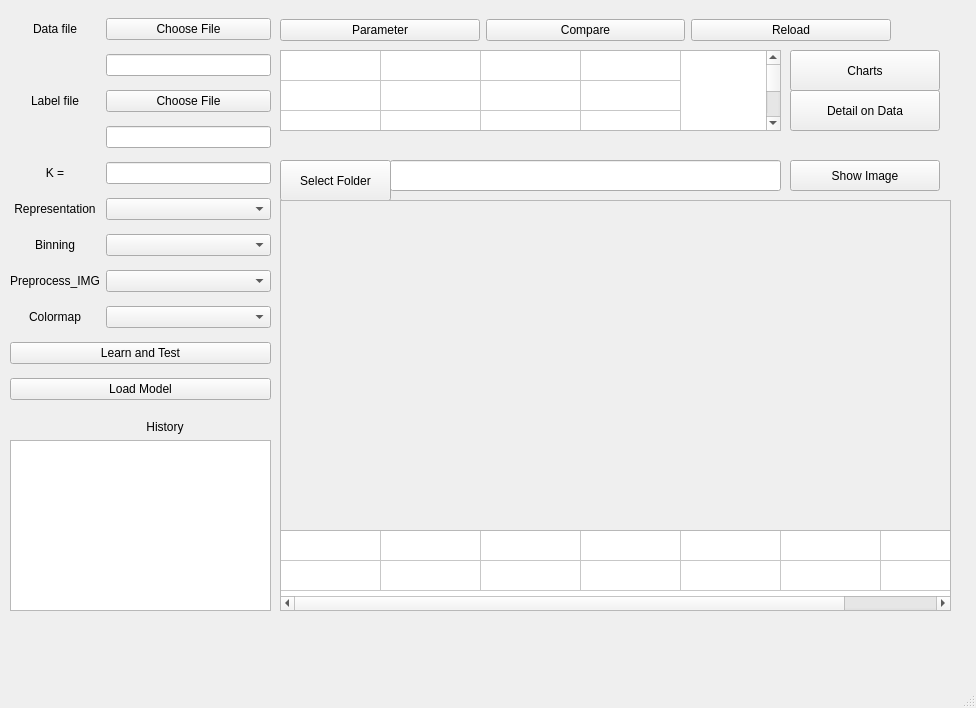
<?xml version="1.0" encoding="UTF-8"?>
<ui version="4.0">
 <class>MainWindow</class>
 <widget class="QMainWindow" name="MainWindow">
  <property name="geometry">
   <rect>
    <x>0</x>
    <y>0</y>
    <width>976</width>
    <height>708</height>
   </rect>
  </property>
  <property name="windowTitle">
   <string>Visualization Approach and Deep learning for Multi-dimensionality Data</string>
  </property>
  <widget class="QWidget" name="centralwidget">
   <widget class="QWidget" name="gridLayoutWidget">
    <property name="geometry">
     <rect>
      <x>10</x>
      <y>10</y>
      <width>261</width>
      <height>401</height>
     </rect>
    </property>
    <layout class="QGridLayout" name="gridLayout">
     <item row="4" column="0">
      <widget class="QLabel" name="label">
       <property name="text">
        <string>Label file</string>
       </property>
       <property name="alignment">
        <set>Qt::AlignCenter</set>
       </property>
      </widget>
     </item>
     <item row="7" column="0">
      <widget class="QLabel" name="label_3">
       <property name="text">
        <string>K =</string>
       </property>
       <property name="alignment">
        <set>Qt::AlignCenter</set>
       </property>
      </widget>
     </item>
     <item row="0" column="0">
      <widget class="QLabel" name="label_2">
       <property name="text">
        <string>Data file</string>
       </property>
       <property name="alignment">
        <set>Qt::AlignCenter</set>
       </property>
      </widget>
     </item>
     <item row="0" column="1">
      <widget class="QPushButton" name="pBtChooseFile1">
       <property name="text">
        <string>Choose File</string>
       </property>
      </widget>
     </item>
     <item row="8" column="0">
      <widget class="QLabel" name="label_4">
       <property name="text">
        <string>Representation</string>
       </property>
       <property name="alignment">
        <set>Qt::AlignCenter</set>
       </property>
      </widget>
     </item>
     <item row="11" column="0">
      <widget class="QLabel" name="label_7">
       <property name="text">
        <string>Colormap</string>
       </property>
       <property name="alignment">
        <set>Qt::AlignCenter</set>
       </property>
      </widget>
     </item>
     <item row="2" column="1">
      <widget class="QLineEdit" name="lineFile1"/>
     </item>
     <item row="10" column="0">
      <widget class="QLabel" name="label_6">
       <property name="text">
        <string>Preprocess_IMG</string>
       </property>
       <property name="alignment">
        <set>Qt::AlignCenter</set>
       </property>
      </widget>
     </item>
     <item row="9" column="0">
      <widget class="QLabel" name="label_5">
       <property name="text">
        <string>Binning</string>
       </property>
       <property name="alignment">
        <set>Qt::AlignCenter</set>
       </property>
      </widget>
     </item>
     <item row="7" column="1">
      <widget class="QLineEdit" name="lineK"/>
     </item>
     <item row="6" column="1">
      <widget class="QLineEdit" name="lineFile2"/>
     </item>
     <item row="4" column="1">
      <widget class="QPushButton" name="pBtChooseFile2">
       <property name="text">
        <string>Choose File</string>
       </property>
      </widget>
     </item>
     <item row="8" column="1">
      <widget class="QComboBox" name="cbEMB">
       <item>
        <property name="text">
         <string/>
        </property>
       </item>
       <item>
        <property name="text">
         <string>fills</string>
        </property>
       </item>
       <item>
        <property name="text">
         <string>isomap</string>
        </property>
       </item>
        <item>
        <property name="text">
         <string>pca</string>
        </property>
       </item>
               <item>
        <property name="text">
         <string>mds</string>
        </property>
       </item>
       <item>
        <property name="text">
         <string>se</string>
        </property>
       </item>
       <item>
        <property name="text">
         <string>tsne</string>
        </property>
       </item>
       <item>
        <property name="text">
         <string>minisom</string>
        </property>
       </item>
      </widget>
     </item>
     <item row="9" column="1">
      <widget class="QComboBox" name="cbBin">
       <item>
        <property name="text">
         <string/>
        </property>
       </item>
       <item>
        <property name="text">
         <string>spb</string>
        </property>
       </item>
       <item>
        <property name="text">
         <string>eqw</string>
        </property>
       </item>
       <item>
        <property name="text">
         <string>pr</string>
        </property>
       </item>
       <item>
        <property name="text">
         <string>eqf</string>
        </property>
       </item>
      </widget>
     </item>
     <item row="10" column="1">
      <widget class="QComboBox" name="cbPreIMG">
       <item>
        <property name="text">
         <string/>
        </property>
       </item>
       <item>
        <property name="text">
         <string>none</string>
        </property>
       </item>
       <item>
        <property name="text">
         <string>resnet50</string>
        </property>
       </item>
       <item>
        <property name="text">
         <string>vgg16</string>
        </property>
       </item>
       <item>
        <property name="text">
         <string>vgg19</string>
        </property>
       </item>

      </widget>
     </item>
     <item row="11" column="1">
      <widget class="QComboBox" name="cbColormap">
       <item>
        <property name="text">
         <string/>
        </property>
       </item>
       <item>
        <property name="text">
         <string>rainbow</string>
        </property>
       </item>
       <item>
        <property name="text">
         <string>nipy_spectral</string>
        </property>
       </item>
       <item>
        <property name="text">
         <string>jet</string>
        </property>
       </item>
       <item>
        <property name="text">
         <string>Paired</string>
        </property>
       </item>
       <item>
        <property name="text">
         <string>Reds</string>
        </property>
       </item>
       <item>
        <property name="text">
         <string>YlGnBu</string>
        </property>
       </item>
       <item>
        <property name="text">
         <string>gray</string>
        </property>
       </item>
       <item>
        <property name="text">
         <string>custom</string>
        </property>
       </item>
      </widget>
     </item>
     <item row="12" column="0" colspan="2">
      <widget class="QPushButton" name="pBtRun">
       <property name="text">
        <string>Learn and Test</string>
       </property>
      </widget>
     </item>
     <item row="13" column="0" colspan="2">
      <widget class="QPushButton" name="pBtModel">
       <property name="text">
        <string>Load Model</string>
       </property>
      </widget>
     </item>
    </layout>
   </widget>
   <widget class="QWidget" name="gridLayoutWidget_2">
    <property name="geometry">
     <rect>
      <x>280</x>
      <y>10</y>
      <width>611</width>
      <height>41</height>
     </rect>
    </property>
    <layout class="QGridLayout" name="gridLayout_2">
     <item row="0" column="0">
      <widget class="QPushButton" name="pBtParameter">
       <property name="text">
        <string>Parameter</string>
       </property>
      </widget>
     </item>
     <item row="0" column="1">
      <widget class="QPushButton" name="pBtCompare">
       <property name="text">
        <string>Compare</string>
       </property>
      </widget>
     </item>
     <item row="0" column="2">
      <widget class="QPushButton" name="pBtReload">
       <property name="text">
        <string>Reload</string>
       </property>
      </widget>
     </item>
    </layout>
   </widget>
   <widget class="QLabel" name="label_8">
    <property name="geometry">
     <rect>
      <x>90</x>
      <y>416</y>
      <width>150</width>
      <height>21</height>
     </rect>
    </property>
    <property name="text">
     <string>History</string>
    </property>
    <property name="alignment">
     <set>Qt::AlignCenter</set>
    </property>
   </widget>
   <widget class="QPushButton" name="pBtDetail">
    <property name="geometry">
     <rect>
      <x>790</x>
      <y>90</y>
      <width>150</width>
      <height>41</height>
     </rect>
    </property>
    <property name="text">
     <string>Detail on Data</string>
    </property>
   </widget>
   <widget class="QPushButton" name="pBtnShow_Img">
    <property name="geometry">
     <rect>
      <x>790</x>
      <y>160</y>
      <width>150</width>
      <height>31</height>
     </rect>
    </property>
    <property name="text">
     <string>Show Image</string>
    </property>
   </widget>
   <widget class="QLineEdit" name="link_Image">
    <property name="geometry">
     <rect>
      <x>390</x>
      <y>160</y>
      <width>391</width>
      <height>31</height>
     </rect>
    </property>
   </widget>
   <widget class="QPushButton" name="pBtnImage">
    <property name="geometry">
     <rect>
      <x>280</x>
      <y>160</y>
      <width>111</width>
      <height>41</height>
     </rect>
    </property>
    <property name="text">
     <string>Select Folder</string>
    </property>
   </widget>
   <widget class="QScrollArea" name="scrollArea">
    <property name="geometry">
     <rect>
      <x>280</x>
      <y>200</y>
      <width>671</width>
      <height>331</height>
     </rect>
    </property>
    <property name="widgetResizable">
     <bool>true</bool>
    </property>
    <widget class="QWidget" name="scrollAreaWidgetContents">
     <property name="geometry">
      <rect>
       <x>0</x>
       <y>0</y>
       <width>669</width>
       <height>329</height>
      </rect>
     </property>
    </widget>
   </widget>
   <widget class="QPushButton" name="pBtnChart">
    <property name="geometry">
     <rect>
      <x>790</x>
      <y>50</y>
      <width>150</width>
      <height>41</height>
     </rect>
    </property>
    <property name="text">
     <string>Charts</string>
    </property>
   </widget>
   <widget class="QListWidget" name="list_hisstory">
    <property name="geometry">
     <rect>
      <x>10</x>
      <y>440</y>
      <width>261</width>
      <height>171</height>
     </rect>
    </property>
   </widget>

   <widget class="QTableWidget" name="tbguess">
    <property name="geometry">
     <rect>
      <x>280</x>
      <y>530</y>
      <width>671</width>
      <height>81</height>
     </rect>
    </property>
    
    <property name="rowCount">
     <number>2</number>
    </property>
    <property name="columnCount">
     <number>7</number>
    </property>

    <attribute name="horizontalHeaderVisible">
     <bool>false</bool>
    </attribute>
    <attribute name="horizontalHeaderHighlightSections">
     <bool>true</bool>
    </attribute>
    <attribute name="verticalHeaderVisible">
     <bool>false</bool>
    </attribute>
    <row/>
    <row/>
    <column/>
    <column/>
    <column/>
    <column/>
    <column/>
   </widget>

   <widget class="QTableWidget" name="tbguess_2">
    <property name="geometry">
     <rect>
      <x>280</x>
      <y>50</y>
      <width>501</width>
      <height>81</height>
     </rect>
    </property>
    <property name="rowCount">
     <number>500</number>
    </property>
    <property name="columnCount">
     <number>4</number>
    </property>
    <attribute name="horizontalHeaderVisible">
     <bool>false</bool>
    </attribute>
    <attribute name="horizontalHeaderHighlightSections">
     <bool>false</bool>
    </attribute>
    <attribute name="verticalHeaderVisible">
     <bool>false</bool>
    </attribute>
    <row/>
    <row/>
    <column/>
    <column/>
    <column/>
    <column/>
    <column/>
   </widget>
  </widget>
  <widget class="QMenuBar" name="menubar">
   <property name="geometry">
    <rect>
     <x>0</x>
     <y>0</y>
     <width>976</width>
     <height>24</height>
    </rect>
   </property>
  </widget>
  <widget class="QStatusBar" name="statusbar"/>
 </widget>
 <resources/>
 <connections/>
</ui>
